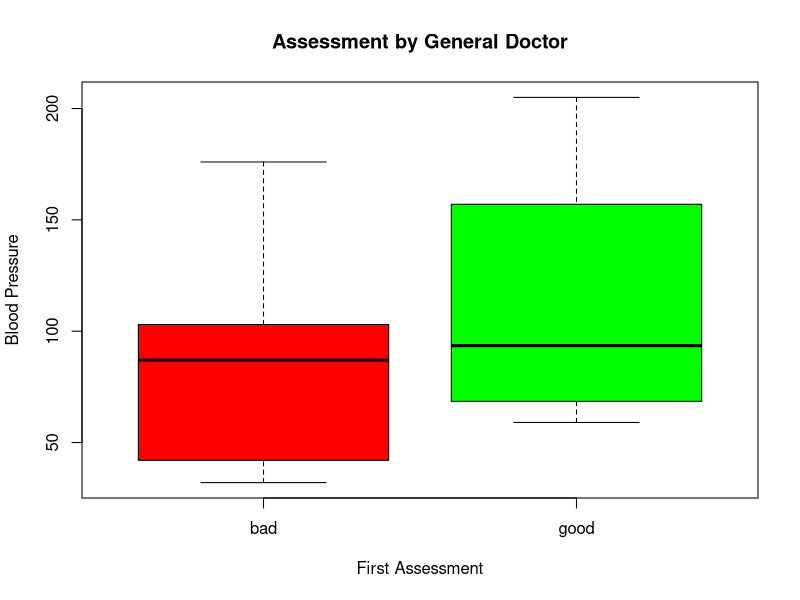
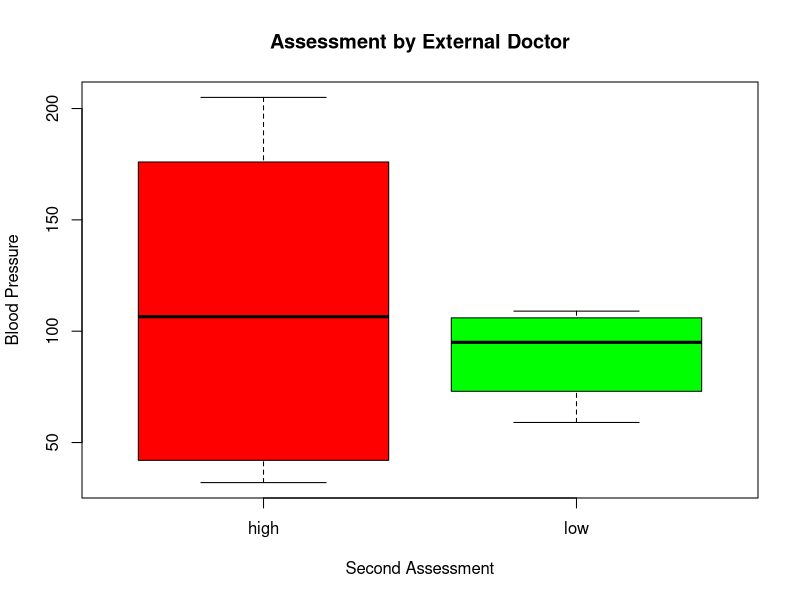
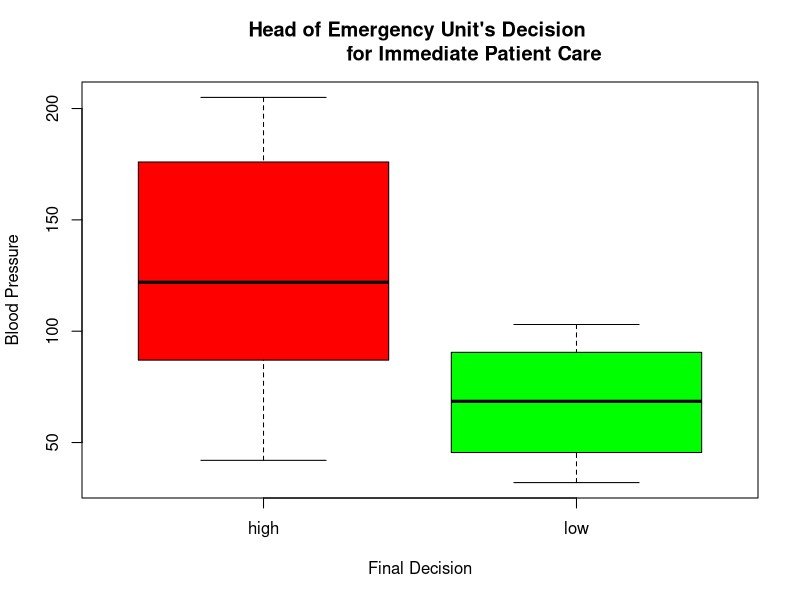
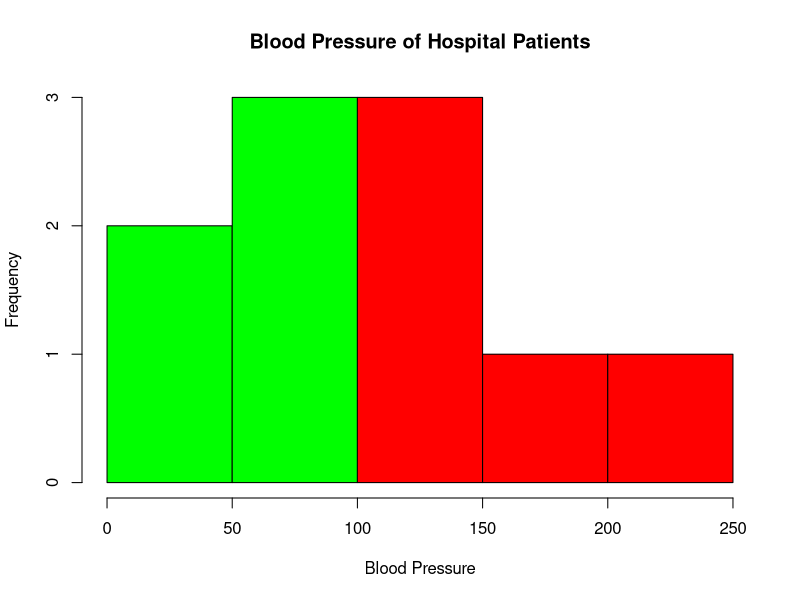
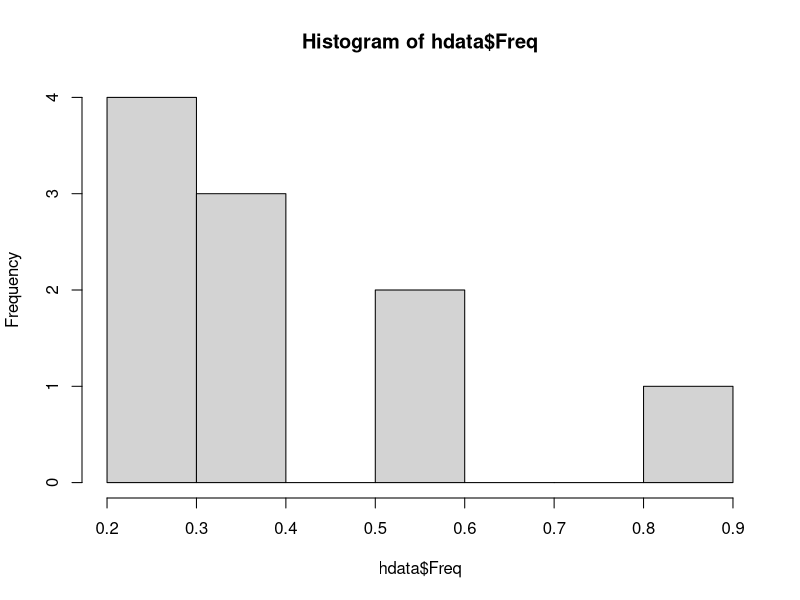

The R source for these figures, in order:



firstdata <- matrix(c("0.6", "103", "bad", "low", "low", "0.3", "87", "bad", "low",
                      "high", "0.4", "32", "bad", "high", "low", "0.4", "42", "bad",
                      "high", "high", "0.2","59","good","low","low", "0.6","109",
                      "good","low","high", "0.3","78","good","high","low", "0.4",
                      "205","good","high","high", "0.9","135", NA,"high","high",
                      "0.2","176","bad","high","high"), 10, byrow = TRUE)


hdata <- data.frame(firstdata)
colnames(hdata) <- c("Freq","bloodp","first", "second", "finaldecision")

hdata$Freq <- as.double(hdata$Freq)
hdata$bloodp <- as.numeric(hdata$bloodp)
hdata$first <- as.factor(hdata$first)
hdata$second <- as.factor(hdata$second)
hdata$finaldecision <- as.factor(hdata$finaldecision)


# Plots ----
b1 <- boxplot(bloodp ~  first, hdata, 
              main = "Assessment by General Doctor",
              col = (c("red", "green")),
              xlab = "First Assessment",
              ylab = "Blood Pressure")
b2 <- boxplot(bloodp ~  second, hdata,
              main = "Assessment by External Doctor",
              col = (c("red", "green")),
              xlab = "Second Assessment",
              ylab = "Blood Pressure")
bFinal <- boxplot(bloodp ~  finaldecision, hdata,
                  main = "Head of Emergency Unit's Decision 
                  for Immediate Patient Care",
                  col = (c("red", "green")),
                  xlab = "Final Decision",
                  ylab = "Blood Pressure")

h1 <- hist(hdata$bloodp,
           main = "Blood Pressure of Hospital Patients",
           xlab = "Blood Pressure",
           col = (c("green", "green", "red", "red", "red")))

h2 <- hist(hdata$Freq)
